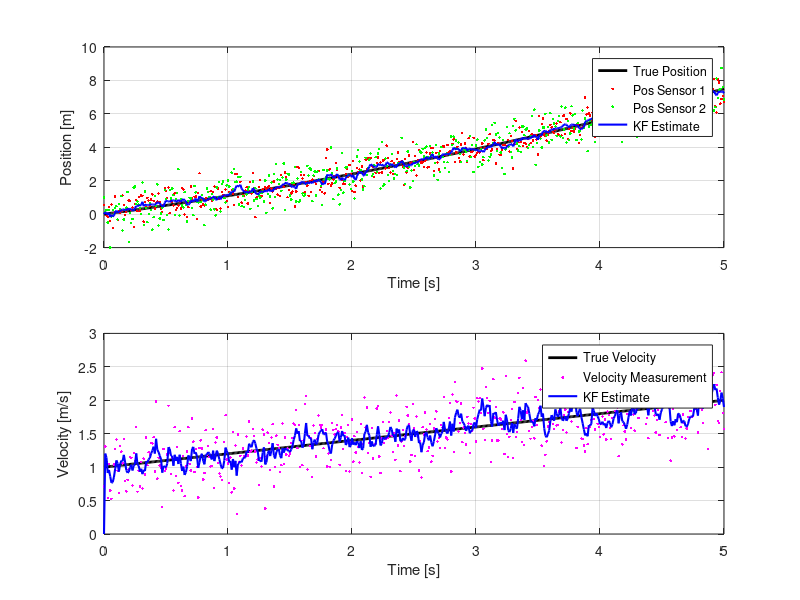

Reproduce this figure in MATLAB.
% Ryland Ross
% 9/29/25
% 1-D Kalman Filter with Multiple Sensors. Uses similar framework to my
% other 1D ones, just adjusts z, H, and R basically
clc; clear; close all;

%% Simulation parameters
dt = 0.01;      % time step (s)
T = 5;         % total simulation time (s)
t = 0:dt:T;     
N = length(t);

%% True motion
a_true = 0.2;   % constant acceleration (m/s^2)
p0 = 0; v0 = 1; % initial position and velocity

p_true = p0 + v0*t + 0.5*a_true*t.^2;
v_true = v0 + a_true*t;

%% Sensor noise parameters
sigma_p1 = 0.5;    % std dev of first position sensor
sigma_p2 = 0.7;    % std dev of second position sensor
sigma_v  = 0.3;    % std dev of velocity sensor

%% Generate noisy measurements
z_p1 = p_true + sigma_p1*randn(1,N);
z_p2 = p_true + sigma_p2*randn(1,N);
z_v  = v_true + sigma_v*randn(1,N);

%% Choose measurement configuration
% Options:
% 1 = two position sensors only
% 2 = two positions + velocity sensor
config = 2;  %PUT CHOICE HERE

switch config %sets z, H, R depending on how many sensors I'm using
    case 1
        z = [z_p1; z_p2];
        H = [1 0; 1 0];
        R = diag([sigma_p1^2, sigma_p2^2]);
    case 2
        z = [z_p1; z_p2; z_v];
        H = [1 0; 1 0; 0 1];
        R = diag([sigma_p1^2, sigma_p2^2, sigma_v^2]);
    otherwise
        error('Invalid configuration selected');
end

%% Kalman Filter parameters
A = [1 dt; 0 1];          % state transition
B = [0.5*dt^2; dt];       % control input (acceleration)
Q = [0.01 0; 0 0.01];     % process noise covariance
x_est = zeros(2,N);       % state estimates
P = eye(2);               

%% Kalman Filter loop
for k = 2:N
    % Prediction
    x_pred = A*x_est(:,k-1) + B*a_true;
    P_pred = A*P*A' + Q;

    % Update
    K = P_pred*H'/(H*P_pred*H' + R);
    x_est(:,k) = x_pred + K*(z(:,k) - H*x_pred);
    P = (eye(2) - K*H)*P_pred;
end

%% Plot results
figure;

% Position plot
subplot(2,1,1)
plot(t, p_true,'k','LineWidth',2); hold on
if config == 1 || config == 2
    plot(t, z_p1,'r.'); 
    plot(t, z_p2,'g.');
end
plot(t, x_est(1,:),'b','LineWidth',1.5);
legend_entries = {'True Position'};
if config == 1 || config == 2
    legend_entries = [legend_entries, 'Pos Sensor 1','Pos Sensor 2'];
end
legend_entries = [legend_entries, 'KF Estimate'];
legend(legend_entries)
xlabel('Time [s]'); ylabel('Position [m]'); grid on

% Velocity plot
subplot(2,1,2)
plot(t, v_true,'k','LineWidth',2); hold on
if config == 2
   plot(t, z_v,'m.');
end
plot(t, x_est(2,:),'b','LineWidth',1.5);
legend_entries = {'True Velocity'};
if config == 2
    legend_entries = [legend_entries, 'Velocity Measurement'];
end
legend_entries = [legend_entries, 'KF Estimate'];
legend(legend_entries)
xlabel('Time [s]'); ylabel('Velocity [m/s]'); grid on

%% Compute estimation errors
pos_error = x_est(1,:) - p_true; % position error over time
vel_error = x_est(2,:) - v_true; % velocity error over time

% Root Mean Squared Error (RMSE)
rmse_pos = sqrt(mean(pos_error.^2));
rmse_vel = sqrt(mean(vel_error.^2));

fprintf('Position RMSE: %.4f m\n', rmse_pos);
fprintf('Velocity RMSE: %.4f m/s\n', rmse_vel);

